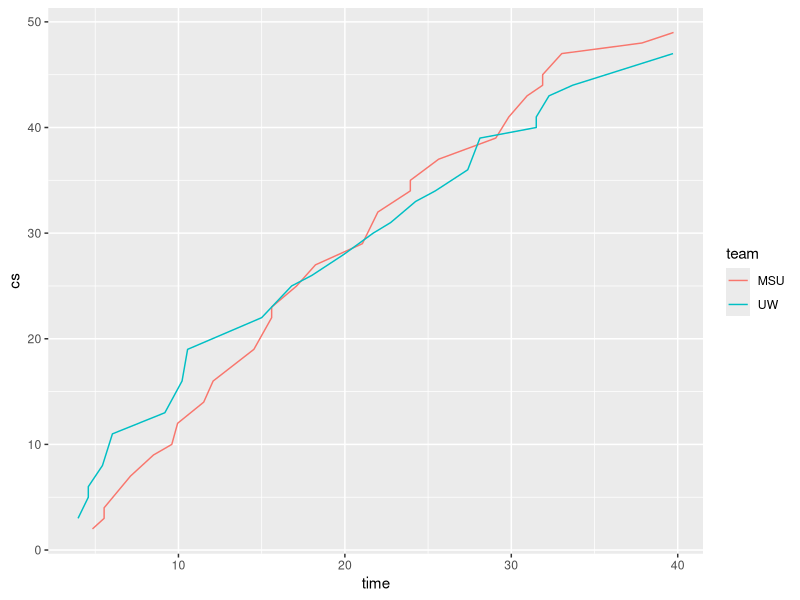

This figure's R source: (Note: this script raises an error after producing the figure.)
setwd("~/Desktop/Notre Dame/Courses S1/Biocomputing/R stuff/Biocomputing_Ex10")
library(ggplot2)

## PART ONE ##
# Data Processing 
scores <- read.table("UWvMSU_1-22-13.txt", header=TRUE)
MSU_data <- scores[scores$team=="MSU",]
UW_data <- scores[scores$team=="UW",]
MSU_scores <- MSU_data$score
UW_scores <- UW_data$score
cs_MSU <- vector("numeric",length=length(MSU_scores))
cs_UW <- vector("numeric",length=length(UW_scores))

# For loops to create cumulative sums for each team 
for (i in 1:length(MSU_scores)){
  cs_MSU[i] <- sum(MSU_scores[1:i])
}
for (i in 1:length(UW_scores)){
  cs_UW[i] <- sum(UW_scores[1:i])
}    

# Combining the cumulative scores into one dataframe 
df_UW <- data.frame(time=UW_data$time, team=UW_data$team, score=UW_data$score, cs=cs_UW)
df_MSU <- data.frame(time=MSU_data$time, team=MSU_data$team, score=MSU_data$score, cs=cs_MSU)
both <- rbind(df_UW, df_MSU)

# Making the ggplot (output)
ggplot(both, aes(x=time, y=cs, group=team)) + geom_line(aes(color=team)) 

## PART TWO ##
numbergame <- function(Guess){
  number <- sample(1:100,1)
  totalguesses <- 0
  numberguesses <- 10
  Guess <- readline(prompt="Guess:")
  for (i in 1:numberguesses){
    if (totalguesses<numberguesses){
      if (Guess < number){
        print("Higher")
        tryagain <- readline("Guess:")
        Guess <- as.numeric(tryagain)
        totalguesses <- totalguesses + 1
      }else if(Guess > number){
        print("Lower")
        tryagain <- readline("Guess:")
        Guess <- as.numeric(tryagain)
        totalguesses <- totalguesses + 1
      }else if (Guess == number){
     return("Correct!")
    }
  }
}
}

numbergame()
